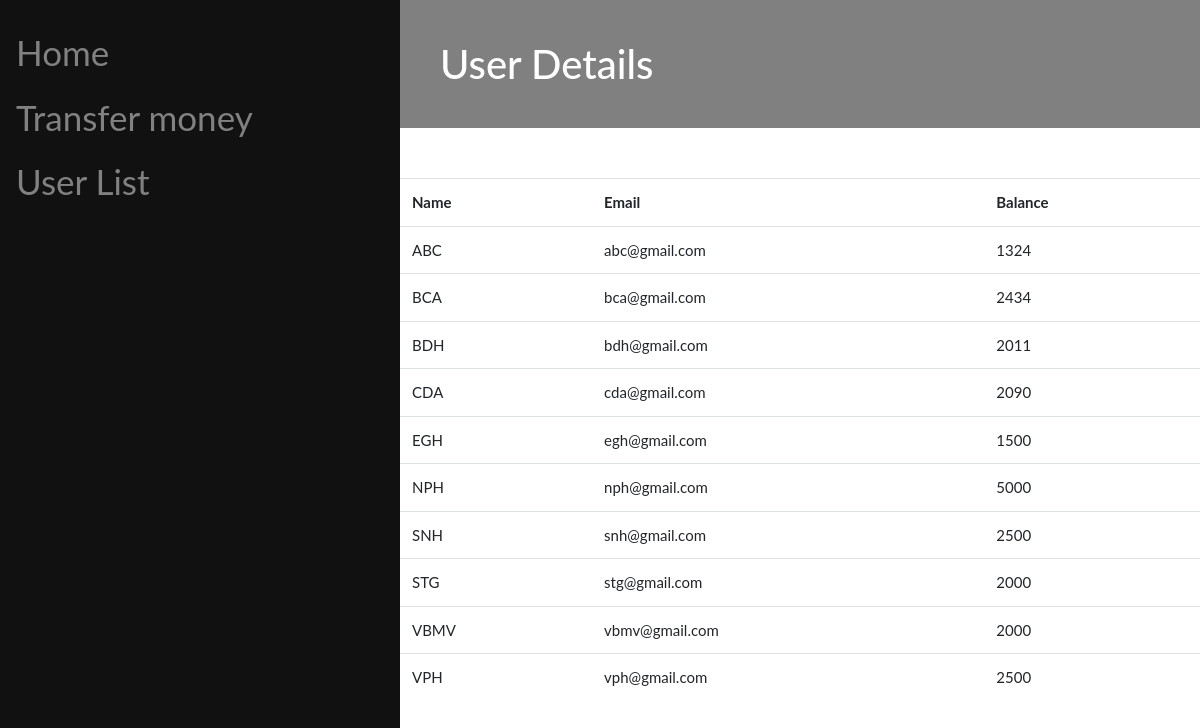
The page /UserList.php on the database its author committed.
### tables this page shows
CREATE TABLE `users` (
  `Name` varchar(20) NOT NULL,
  `Email` varchar(30) NOT NULL,
  `balance` int(11) NOT NULL
);

### UserList.php (the view, shortened to what this page needs)
<!DOCTYPE html>
<html lang="en">
<head>
    <link rel="stylesheet" type="text/css"
        href="https://stackpath.bootstrapcdn.com/bootstrap/4.3.1/css/bootstrap.min.css">
    <link rel="stylesheet" type="text/css" href="index.css">
</head>
<body>
    <div class="sidenav">
  <a href="index.php">Home</a>
  <a href="Tranfer.php">Transfer money</a>
  <a href="UserList.php">User List</a>
</div>
    <div class="main">
    <h1>User Details</h1>
    <br>
    <table align ="center" class = "table table-hover" >
        <th>Name</th>
        <th>Email</th>
        <th>Balance</th>
<?php
include 'connection.php';
$q1=mysqli_query($conn,"select * from users ;");
if($q1)
{
    $num = mysqli_num_rows($q1);
    if($num==0)
    {
        echo "huh";
    }
    else{
    while($row = mysqli_fetch_array($q1))
 {
     $name = $row['Name'];
     $mail = $row['Email'];
     $balance = $row['balance'];
     echo "<tr>";
     echo "<td>$name</td>";
     echo "<td>$mail</td>";
     echo "<td>$balance</td>";
     echo "</tr>";
 }
}
}
else{
    echo "checkkk upadation";
}
?>
</table>
</div>
</body>
</html>

### index.css (style rules this page uses)
body { font-family: "Lato", sans-serif; }
.sidenav { height: 100%; width: 400px; position: fixed; z-index: 1; top: 0; left: 0; background-color: #111; overflow-x: hidden; padding-top: 20px; }
.sidenav a { padding: 6px 8px 6px 16px; text-decoration: none; font-size: 35px; color: #818181; display: block; }
.main { margin-left: 400px; font-size: 28px; }
h1 { padding: 40px; background-color: grey; color: white; }
table { font-size: 15px; }

### rows shown on the page
users: Name "ABC", Email "abc@gmail.com", balance "1324"
users: Name "BCA", Email "bca@gmail.com", balance "2434"
users: Name "BDH", Email "bdh@gmail.com", balance "2011"
users: Name "CDA", Email "cda@gmail.com", balance "2090"
users: Name "EGH", Email "egh@gmail.com", balance "1500"
users: Name "NPH", Email "nph@gmail.com", balance "5000"
users: Name "SNH", Email "snh@gmail.com", balance "2500"
users: Name "STG", Email "stg@gmail.com", balance "2000"
users: Name "VBMV", Email "vbmv@gmail.com", balance "2000"
users: Name "VPH", Email "vph@gmail.com", balance "2500"
